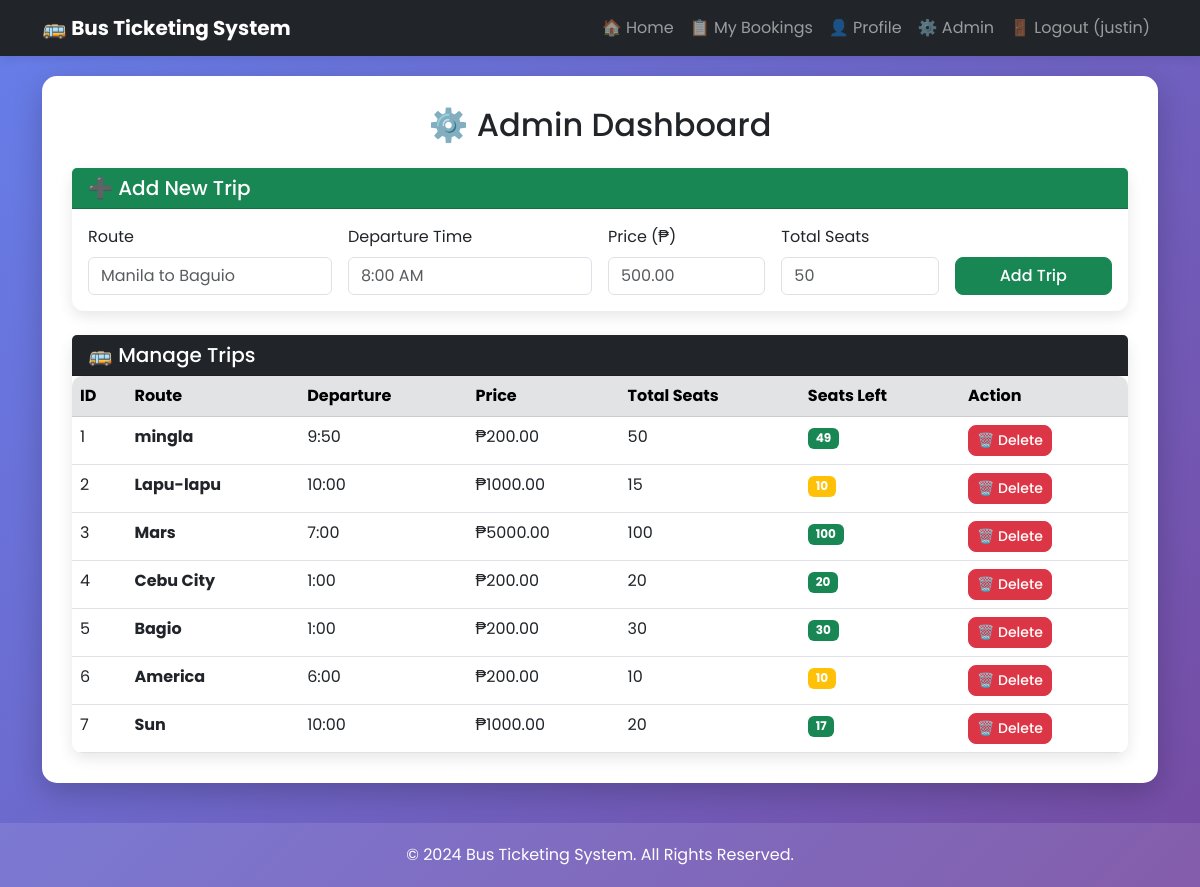
The app's page /admin (signed in) with its own data.
### models.py (models this page shows)
class Trip(db.Model):
    __tablename__ = "trip"
    id = db.Column(db.Integer, primary_key=True)
    route = db.Column(db.String(200), nullable=False)
    departure = db.Column(db.String(200), nullable=False)
    price = db.Column(db.Float, nullable=False)
    seats_total = db.Column(db.Integer, nullable=False)
    seats_left = db.Column(db.Integer, nullable=False)
    bookings = db.relationship("Booking", backref="trip", lazy=True)

### app.py (the view, shortened to what this page needs)
@app.route('/admin', methods=['GET', 'POST'])
def admin():
    if session.get("role") != "admin":
        flash("Admin access only.", "danger")
        return redirect(url_for('login'))
    trips = Trip.query.order_by(Trip.id).all()
    return render_template('admin.html', trips=trips)

### templates/admin.html (shortened to what this page needs)
{% extends 'base.html' %}
{% block content %}
<h2 class="text-center mb-4">⚙️ Admin Dashboard</h2>
<div class="card mb-4">
  <div class="card-header bg-success text-white">
    <h5 class="mb-0">➕ Add New Trip</h5>
  </div>
  <div class="card-body">
    <form method="POST">
      <div class="row g-3">
        <div class="col-md-3">
          <label class="form-label">Route</label>
          <input type="text" name="route" class="form-control" placeholder="Manila to Baguio" required>
        </div>
        <div class="col-md-3">
          <label class="form-label">Departure Time</label>
          <input type="text" name="departure" class="form-control" placeholder="8:00 AM" required>
        </div>
        <div class="col-md-2">
          <label class="form-label">Price (₱)</label>
          <input type="number" step="0.01" name="price" class="form-control" placeholder="500.00" required>
        </div>
        <div class="col-md-2">
          <label class="form-label">Total Seats</label>
          <input type="number" name="seats" class="form-control" placeholder="50" required>
        </div>
        <div class="col-md-2 d-flex align-items-end">
          <button type="submit" class="btn btn-success w-100">Add Trip</button>
        </div>
      </div>
    </form>
  </div>
</div>
<div class="card">
  <div class="card-header bg-dark text-white">
    <h5 class="mb-0">🚌 Manage Trips</h5>
  </div>
  <div class="card-body p-0">
    <div class="table-responsive">
      <table class="table table-hover mb-0">
        <thead class="table-secondary">
          <tr>
            <th>ID</th>
            <th>Route</th>
            <th>Departure</th>
            <th>Price</th>
            <th>Total Seats</th>
            <th>Seats Left</th>
            <th>Action</th>
          </tr>
        </thead>
        <tbody>
          {% for trip in trips %}
            <tr>
              <td>{{ trip.id }}</td>
              <td><strong>{{ trip.route }}</strong></td>
              <td>{{ trip.departure }}</td>
              <td>₱{{ "%.2f"|format(trip.price) }}</td>
              <td>{{ trip.seats_total }}</td>
              <td>
                {% if trip.seats_left > 10 %}
                  <span class="badge bg-success">{{ trip.seats_left }}</span>
                {% elif trip.seats_left > 0 %}
                  <span class="badge bg-warning">{{ trip.seats_left }}</span>
                {% else %}
                  <span class="badge bg-danger">Full</span>
                {% endif %}
              </td>
              <td>
                <form method="POST" style="display:inline" onsubmit="return confirm('Delete this trip?');">
                  <button type="submit" class="btn btn-danger btn-sm">🗑️ Delete</button>
                </form>
              </td>
            </tr>
          {% else %}
            <tr>
              <td colspan="7" class="text-center text-muted py-4">No trips added yet</td>
            </tr>
          {% endfor %}
        </tbody>
      </table>
    </div>
  </div>
</div>
{% endblock %}

### templates/base.html (style rules this page uses)
body { font-family: "Poppins", sans-serif; background: linear-gradient(135deg, #667eea 0%, #764ba2 100%); min-height: 100vh; }
.card { border-radius: 12px; border: none; box-shadow: 0 5px 15px rgba(0,0,0,0.1); }
.btn { border-radius: 8px; font-weight: 500; }
.table { border-radius: 10px; overflow: hidden; }

### records on screen
Trip: id "1", route "mingla", departure "9:50", price "200.00", seats_total "50", seats_left "49"
Trip: id "2", route "Lapu-lapu", departure "10:00", price "1000.00", seats_total "15", seats_left "10"
Trip: id "3", route "Mars", departure "7:00", price "5000.00", seats_total "100", seats_left "100"
Trip: id "4", route "Cebu City", departure "1:00", price "200.00", seats_total "20", seats_left "20"
Trip: id "5", route "Bagio", departure "1:00", price "200.00", seats_total "30", seats_left "30"
Trip: id "6", route "America", departure "6:00", price "200.00", seats_total "10", seats_left "10"
Trip: id "7", route "Sun", departure "10:00", price "1000.00", seats_total "20", seats_left "17"

### other values on screen
{{ session.get('user_name') }} "justin"
